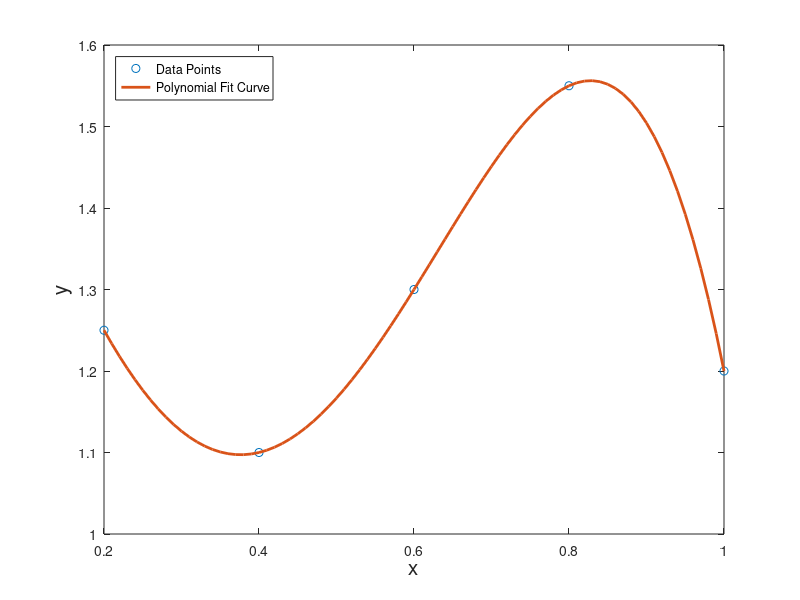

This chart was generated by the following MATLAB code:
clc
clear all

xdata = [0.2; 0.4; 0.6; 0.8; 1];
ydata = [1.25; 1.1; 1.3; 1.55; 1.2];
y=0;
x=(0.2:0.01:1);
product = 1;

for i = 1:5
    product = 1;
    for j = 1:5
        if i == j
        else
            product = product.*(x - xdata(j))/(xdata(i)-xdata(j));  %product becomes an array 
        end
    end
    y = y+(product*ydata(i));
end


plot(xdata,ydata,'o',x,y,'linewidth',2);      %plot discrete data points xdata,ydata and connect
%the dots by interpolated data xplot,yplot
xlabel('x','fontsize',15);
ylabel('y','fontsize',15);
legend('Data Points','Polynomial Fit Curve','location','northwest');    %create leged in the Top Left (NW)
%northwest,southwest,northeast,southeast